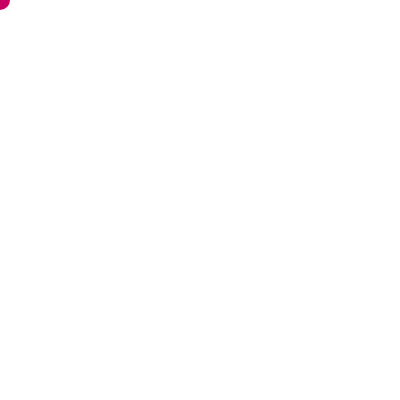
Frame 1 (no input)
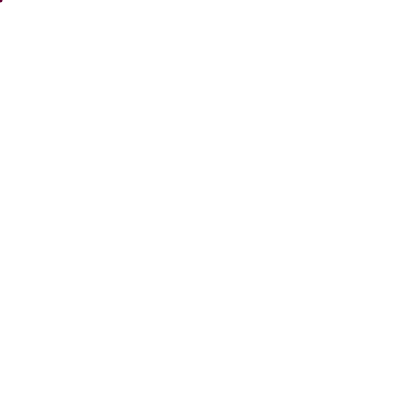
Frame 60 (no input)
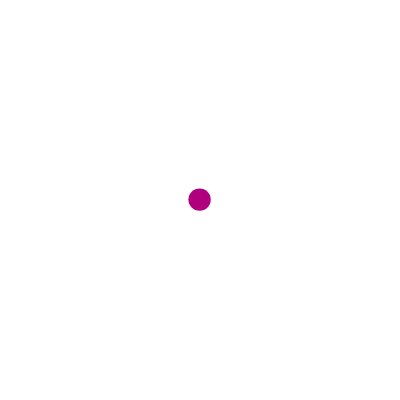
Frame 120 (the mouse pressed at the canvas centre since frame 60)

The p5.js sketch that drew these frames (run headless with seeded random() and noise() and a simulated clock; from frame 60 on, the mouse is pressed at the canvas centre):

// p5.js sketch
// ── sketch.js
const width = 400;
const height = 400;

let x = 0;
let y = 0;
let r = 200;
let b = 100;
let s = 20;
let a = 0;

function setup() {
	createCanvas(width, height);
	noStroke();
}

function draw() {
	background(255);
	fill(r, 0, b);

	ellipse(x, y, s, s);

	x = lerp(x, mouseX, 0.1);
	y = lerp(y, mouseY, 0.1);

	r = map(x, 0, width, 100, 255);
	b = map(y, 0, height, 50, 200);

	s = map(x * noise(a), 0, width, 5, 100);

	a += 0.01;
}
